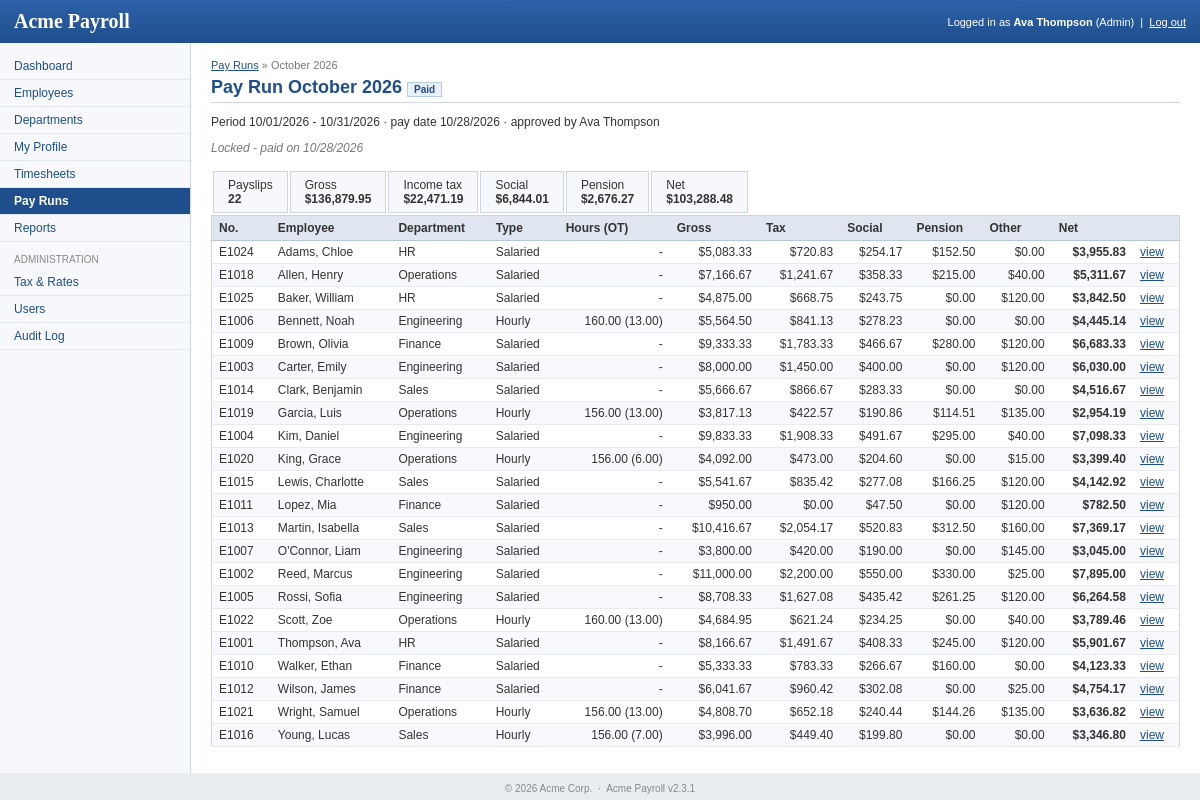
The page /payrun_view.php?id=2 (signed in) on the database its author committed.
### tables this page shows
CREATE TABLE `payruns` (
  `id` int(11) NOT NULL AUTO_INCREMENT,
  `period_start` date NOT NULL,
  `period_end` date NOT NULL,
  `pay_date` date NOT NULL,
  `status` enum('draft','calculated','approved','paid') NOT NULL DEFAULT 'draft',
  `notes` varchar(200) DEFAULT NULL,
  `created_by` int(11) DEFAULT NULL,
  `created_at` datetime DEFAULT NULL,
  `calculated_at` datetime DEFAULT NULL,
  `approved_by` int(11) DEFAULT NULL,
  `approved_at` datetime DEFAULT NULL,
  `paid_at` datetime DEFAULT NULL,
  PRIMARY KEY (`id`),
  KEY `idx_payrun_period` (`period_start`)
);

CREATE TABLE `users` (
  `id` int(11) NOT NULL AUTO_INCREMENT,
  `email` varchar(150) NOT NULL,
  `password` char(32) NOT NULL COMMENT 'md5',
  `full_name` varchar(120) NOT NULL,
  `role` enum('admin','manager','employee') NOT NULL DEFAULT 'employee',
  `employee_id` int(11) DEFAULT NULL,
  `active` tinyint(1) NOT NULL DEFAULT '1',
  `last_login` datetime DEFAULT NULL,
  `created_at` datetime DEFAULT NULL,
  PRIMARY KEY (`id`),
  UNIQUE KEY `uq_user_email` (`email`),
  KEY `idx_user_employee` (`employee_id`)
);

CREATE TABLE `payslips` (
  `id` int(11) NOT NULL AUTO_INCREMENT,
  `payrun_id` int(11) NOT NULL,
  `employee_id` int(11) NOT NULL,
  `department_name` varchar(100) DEFAULT NULL,
  `pay_type` enum('salaried','hourly') NOT NULL,
  `annual_salary` decimal(12,2) DEFAULT NULL,
  `hourly_rate` decimal(8,2) DEFAULT NULL,
  `regular_hours` decimal(6,2) NOT NULL DEFAULT '0.00',
  `overtime_hours` decimal(6,2) NOT NULL DEFAULT '0.00',
  `gross` decimal(12,2) NOT NULL,
  `income_tax` decimal(12,2) NOT NULL,
  `social` decimal(12,2) NOT NULL,
  `pension` decimal(12,2) NOT NULL,
  `other_deductions` decimal(12,2) NOT NULL,
  `net` decimal(12,2) NOT NULL,
  PRIMARY KEY (`id`),
  UNIQUE KEY `uq_payslip` (`payrun_id`, `employee_id`),
  KEY `idx_payslip_employee` (`employee_id`),
  CONSTRAINT `fk_payslip_run` FOREIGN KEY (`payrun_id`) REFERENCES `payruns` (`id`) ON DELETE CASCADE,
  CONSTRAINT `fk_payslip_employee` FOREIGN KEY (`employee_id`) REFERENCES `employees` (`id`)
);

CREATE TABLE `employees` (
  `id` int(11) NOT NULL AUTO_INCREMENT,
  `emp_no` varchar(10) NOT NULL,
  `first_name` varchar(60) NOT NULL,
  `last_name` varchar(60) NOT NULL,
  `email` varchar(150) NOT NULL,
  `phone` varchar(30) DEFAULT NULL,
  `department_id` int(11) DEFAULT NULL,
  `job_title` varchar(100) NOT NULL,
  `pay_type` enum('salaried','hourly') NOT NULL DEFAULT 'salaried',
  `annual_salary` decimal(12,2) DEFAULT NULL,
  `hourly_rate` decimal(8,2) DEFAULT NULL,
  `hire_date` date NOT NULL,
  `termination_date` date DEFAULT NULL,
  `status` enum('active','inactive') NOT NULL DEFAULT 'active',
  `pension_opt_in` tinyint(1) NOT NULL DEFAULT '0',
  `created_at` datetime DEFAULT NULL,
  `updated_at` datetime DEFAULT NULL,
  PRIMARY KEY (`id`),
  UNIQUE KEY `uq_employee_email` (`email`),
  UNIQUE KEY `uq_employee_no` (`emp_no`),
  KEY `idx_employee_department` (`department_id`),
  KEY `idx_employee_status` (`status`),
  CONSTRAINT `fk_employee_department` FOREIGN KEY (`department_id`) REFERENCES `departments` (`id`)
);

### www/includes/db.php (called while the page is built, shortened)
<?php
$db = mysqli_connect(DB_HOST, DB_USER, DB_PASS, DB_NAME);
mysqli_set_charset($db, 'utf8');
function db_query($sql)
{
    global $db;
    $res = mysqli_query($db, $sql);
    return $res;
}
function db_fetch_all($sql)
{
    $res = db_query($sql);
    $rows = array();
    while ($row = mysqli_fetch_assoc($res)) {
        $rows[] = $row;
    }
    return $rows;
}
function db_fetch_one($sql)
{
    $res = db_query($sql);
    $row = mysqli_fetch_assoc($res);
    return $row;
}

### www/includes/payroll_calc.php (called while the page is built, shortened)
<?php
function format_money($amount)
{
    $neg = $amount < 0;
    return ($neg ? '-' : '') . '$' . number_format(abs($amount), 2);
}

### www/payrun_view.php (the view, shortened to what this page needs)
<?php
include 'includes/functions.php';
$id = (int)get('id');
$run = db_fetch_one('SELECT r.*, u.full_name AS approver FROM payruns r LEFT JOIN users u ON u.id = r.approved_by WHERE r.id = ' . $id);
$slips = db_fetch_all('SELECT p.*, e.first_name, e.last_name, e.emp_no FROM payslips p JOIN employees e ON e.id = p.employee_id
                        WHERE p.payrun_id = ' . $id . ' ORDER BY e.last_name, e.first_name');
$t = array('gross' => 0, 'income_tax' => 0, 'social' => 0, 'pension' => 0, 'other_deductions' => 0, 'net' => 0);
foreach ($slips as $s) {
    foreach ($t as $k => $v) {
        $t[$k] += $s[$k];
    }
}
include 'header.php';
?>
<p class="breadcrumb"><a href="payruns.php">Pay Runs</a> &raquo; <?php echo date('F Y', strtotime($run['period_start'])); ?></p>
<h1>Pay Run <?php echo date('F Y', strtotime($run['period_start'])); ?> <?php echo status_label($run['status']); ?></h1>
<p>Period <?php echo fmt_date($run['period_start']); ?> - <?php echo fmt_date($run['period_end']); ?> &middot; pay date <?php echo fmt_date($run['pay_date']); ?>
<?php if ($run['approver']) { ?> &middot; approved by <?php echo h($run['approver']); ?><?php } ?></p>
<div class="actions">
<?php if ($run['status'] == 'paid') { ?><span class="locked">Locked - paid on <?php echo fmt_date($run['paid_at']); ?></span><?php } ?>
</div>
<table class="summary">
  <tr>
    <td>Payslips<br /><b><?php echo count($slips); ?></b></td>
    <td>Gross<br /><b><?php echo format_money($t['gross']); ?></b></td>
    <td>Income tax<br /><b><?php echo format_money($t['income_tax']); ?></b></td>
    <td>Social<br /><b><?php echo format_money($t['social']); ?></b></td>
    <td>Pension<br /><b><?php echo format_money($t['pension']); ?></b></td>
    <td>Net<br /><b><?php echo format_money($t['net']); ?></b></td>
  </tr>
</table>
<table class="grid" width="100%" id="payslip-lines">
  <tr><th>No.</th><th>Employee</th><th>Department</th><th>Type</th><th class="num">Hours (OT)</th><th class="num">Gross</th><th class="num">Tax</th><th class="num">Social</th><th class="num">Pension</th><th class="num">Other</th><th class="num">Net</th><th></th></tr>
  <?php foreach ($slips as $i => $s) { ?>
  <tr class="<?php echo $i % 2 ? 'odd' : 'even'; ?>">
    <td><?php echo h($s['emp_no']); ?></td>
    <td><?php echo h($s['last_name'] . ', ' . $s['first_name']); ?></td>
    <td><?php echo h($s['department_name']); ?></td>
    <td><?php echo h(ucfirst($s['pay_type'])); ?></td>
    <td class="num"><?php echo $s['pay_type'] == 'hourly' ? number_format($s['regular_hours'], 2) . ' (' . number_format($s['overtime_hours'], 2) . ')' : '-'; ?></td>
    <td class="num"><?php echo format_money($s['gross']); ?></td>
    <td class="num"><?php echo format_money($s['income_tax']); ?></td>
    <td class="num"><?php echo format_money($s['social']); ?></td>
    <td class="num"><?php echo format_money($s['pension']); ?></td>
    <td class="num"><?php echo format_money($s['other_deductions']); ?></td>
    <td class="num"><b><?php echo format_money($s['net']); ?></b></td>
    <td><a href="payslip.php?id=<?php echo $s['id']; ?>">view</a></td>
  </tr>
  <?php } ?>
</table>
<?php include 'footer.php'; ?>

### www/includes/functions.php (shortened to what this page needs)
<?php
require_once dirname(__FILE__) . '/db.php';
require_once dirname(__FILE__) . '/payroll_calc.php';
function h($str)
{
    return htmlspecialchars($str, ENT_QUOTES, 'UTF-8');
}
function get($name, $default = '')
{
    return isset($_GET[$name]) ? trim($_GET[$name]) : $default;
}
function fmt_date($d)
{
    return date(DATE_FMT, strtotime($d));
}
function status_label($status)
{
    return '<span class="status status-' . h($status) . '">' . h(ucfirst($status)) . '</span>';
}

### www/css/style.css (style rules this page uses)
body { margin: 0; padding: 0; font-family: Verdana, Arial, Helvetica, sans-serif; font-size: 12px; color: #333; background: #e9edf2; }
a { color: #1f4e8c; }
h1 { font-size: 18px; color: #1f4e8c; margin: 0 0 12px 0; border-bottom: 1px solid #ccd5e0; padding-bottom: 4px; }
table.grid { border-collapse: collapse; border: 1px solid #ccd5e0; margin-bottom: 10px; }
table.grid th { background: #dfe6ef; text-align: left; padding: 5px 7px; border-bottom: 1px solid #b9c6d6; white-space: nowrap; }
table.grid td { padding: 4px 7px; border-bottom: 1px solid #e8ecf1; }
table.grid tr.odd td { background: #f7f9fc; }
td.num, th.num { text-align: right; }
.actions { margin: 8px 0 14px 0; }
.breadcrumb { font-size: 11px; color: #777; margin: 0 0 6px 0; }
.status { padding: 1px 6px; font-size: 10px; border: 1px solid #ccc; background: #eee; }
.status-paid { background: #e8f0fb; border-color: #b6cbe8; color: #1f4e8c; }
.locked { color: #777; font-style: italic; }
table.summary td { background: #f6f8fb; border: 1px solid #ccd5e0; padding: 6px 14px; }

### www/css/print.css (style rules this page uses)
body { background: #fff; font-family: Arial, Helvetica, sans-serif; font-size: 12px; color: #000; }
#top, #sidebar, #footer, .noprint, .actions, .msg { display: none; }

### rows shown on the page
payruns: period_start "October 2026", status "Paid", period_start "10/01/2026", period_end "10/31/2026", pay_date "10/28/2026", users.full_name "Ava Thompson", paid_at "10/28/2026"
payslips: employee.emp_no "E1024", employee.first_name "Adams, Chloe", department_name "HR", pay_type "Salaried", gross "$5,083.33", income_tax "$720.83", social "$254.17", pension "$152.50", other_deductions "$0.00", net "$3,955.83"
payslips: employee.emp_no "E1018", employee.first_name "Allen, Henry", department_name "Operations", pay_type "Salaried", gross "$7,166.67", income_tax "$1,241.67", social "$358.33", pension "$215.00", other_deductions "$40.00", net "$5,311.67"
payslips: employee.emp_no "E1025", employee.first_name "Baker, William", department_name "HR", pay_type "Salaried", gross "$4,875.00", income_tax "$668.75", social "$243.75", pension "$0.00", other_deductions "$120.00", net "$3,842.50"
payslips: employee.emp_no "E1006", employee.first_name "Bennett, Noah", department_name "Engineering", pay_type "Hourly", regular_hours "160.00", overtime_hours "13.00", gross "$5,564.50", income_tax "$841.13", social "$278.23", pension "$0.00", other_deductions "$0.00", net "$4,445.14"
payslips: employee.emp_no "E1009", employee.first_name "Brown, Olivia", department_name "Finance", pay_type "Salaried", gross "$9,333.33", income_tax "$1,783.33", social "$466.67", pension "$280.00", other_deductions "$120.00", net "$6,683.33"
payslips: employee.emp_no "E1003", employee.first_name "Carter, Emily", department_name "Engineering", pay_type "Salaried", gross "$8,000.00", income_tax "$1,450.00", social "$400.00", pension "$0.00", other_deductions "$120.00", net "$6,030.00"
payslips: employee.emp_no "E1014", employee.first_name "Clark, Benjamin", department_name "Sales", pay_type "Salaried", gross "$5,666.67", income_tax "$866.67", social "$283.33", pension "$0.00", other_deductions "$0.00", net "$4,516.67"
payslips: employee.emp_no "E1019", employee.first_name "Garcia, Luis", department_name "Operations", pay_type "Hourly", regular_hours "156.00", overtime_hours "13.00", gross "$3,817.13", income_tax "$422.57", social "$190.86", pension "$114.51", other_deductions "$135.00", net "$2,954.19"
payslips: employee.emp_no "E1004", employee.first_name "Kim, Daniel", department_name "Engineering", pay_type "Salaried", gross "$9,833.33", income_tax "$1,908.33", social "$491.67", pension "$295.00", other_deductions "$40.00", net "$7,098.33"
payslips: employee.emp_no "E1020", employee.first_name "King, Grace", department_name "Operations", pay_type "Hourly", regular_hours "156.00", overtime_hours "6.00", gross "$4,092.00", income_tax "$473.00", social "$204.60", pension "$0.00", other_deductions "$15.00", net "$3,399.40"
payslips: employee.emp_no "E1015", employee.first_name "Lewis, Charlotte", department_name "Sales", pay_type "Salaried", gross "$5,541.67", income_tax "$835.42", social "$277.08", pension "$166.25", other_deductions "$120.00", net "$4,142.92"
payslips: employee.emp_no "E1011", employee.first_name "Lopez, Mia", department_name "Finance", pay_type "Salaried", gross "$950.00", income_tax "$0.00", social "$47.50", pension "$0.00", other_deductions "$120.00", net "$782.50"
payslips: employee.emp_no "E1013", employee.first_name "Martin, Isabella", department_name "Sales", pay_type "Salaried", gross "$10,416.67", income_tax "$2,054.17", social "$520.83", pension "$312.50", other_deductions "$160.00", net "$7,369.17"
payslips: employee.emp_no "E1007", employee.first_name "O'Connor, Liam", department_name "Engineering", pay_type "Salaried", gross "$3,800.00", income_tax "$420.00", social "$190.00", pension "$0.00", other_deductions "$145.00", net "$3,045.00"
payslips: employee.emp_no "E1002", employee.first_name "Reed, Marcus", department_name "Engineering", pay_type "Salaried", gross "$11,000.00", income_tax "$2,200.00", social "$550.00", pension "$330.00", other_deductions "$25.00", net "$7,895.00"
payslips: employee.emp_no "E1005", employee.first_name "Rossi, Sofia", department_name "Engineering", pay_type "Salaried", gross "$8,708.33", income_tax "$1,627.08", social "$435.42", pension "$261.25", other_deductions "$120.00", net "$6,264.58"
payslips: employee.emp_no "E1022", employee.first_name "Scott, Zoe", department_name "Operations", pay_type "Hourly", regular_hours "160.00", overtime_hours "13.00", gross "$4,684.95", income_tax "$621.24", social "$234.25", pension "$0.00", other_deductions "$40.00", net "$3,789.46"
payslips: employee.emp_no "E1001", employee.first_name "Thompson, Ava", department_name "HR", pay_type "Salaried", gross "$8,166.67", income_tax "$1,491.67", social "$408.33", pension "$245.00", other_deductions "$120.00", net "$5,901.67"
payslips: employee.emp_no "E1010", employee.first_name "Walker, Ethan", department_name "Finance", pay_type "Salaried", gross "$5,333.33", income_tax "$783.33", social "$266.67", pension "$160.00", other_deductions "$0.00", net "$4,123.33"
payslips: employee.emp_no "E1012", employee.first_name "Wilson, James", department_name "Finance", pay_type "Salaried", gross "$6,041.67", income_tax "$960.42", social "$302.08", pension "$0.00", other_deductions "$25.00", net "$4,754.17"
payslips: employee.emp_no "E1021", employee.first_name "Wright, Samuel", department_name "Operations", pay_type "Hourly", regular_hours "156.00", overtime_hours "13.00", gross "$4,808.70", income_tax "$652.18", social "$240.44", pension "$144.26", other_deductions "$135.00", net "$3,636.82"
payslips: employee.emp_no "E1016", employee.first_name "Young, Lucas", department_name "Sales", pay_type "Hourly", regular_hours "156.00", overtime_hours "7.00", gross "$3,996.00", income_tax "$449.40", social "$199.80", pension "$0.00", other_deductions "$0.00", net "$3,346.80"

### other values the page prints
APP_NAME "Acme Payroll"
$_SESSION['full_name'] "Ava Thompson"
user_role() "Admin"
$label "Dashboard Employees Departments My Profile Timesheets Pay Runs Reports Tax & Rates Users Audit Log"
count($slips) "22"
format_money($t['gross']) "$136,879.95"
format_money($t['income_tax']) "$22,471.19"
format_money($t['social']) "$6,844.01"
format_money($t['pension']) "$2,676.27"
format_money($t['net']) "$103,288.48"
APP_VERSION "2.3.1"
